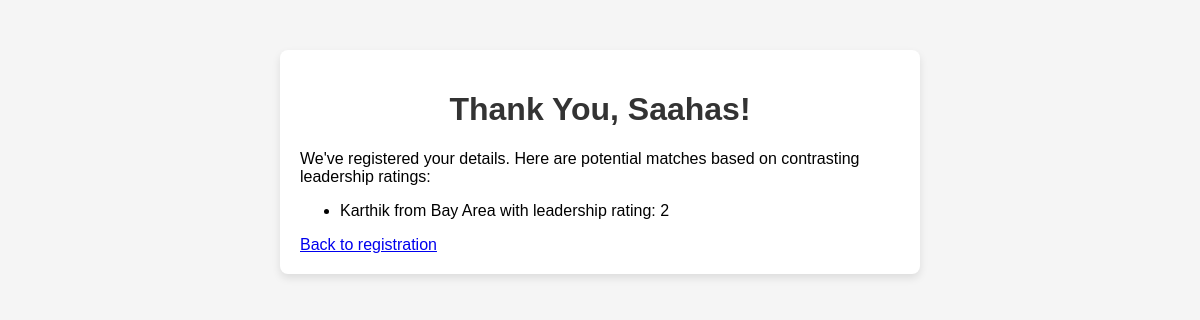
The app's page /thanks/shari, older data.
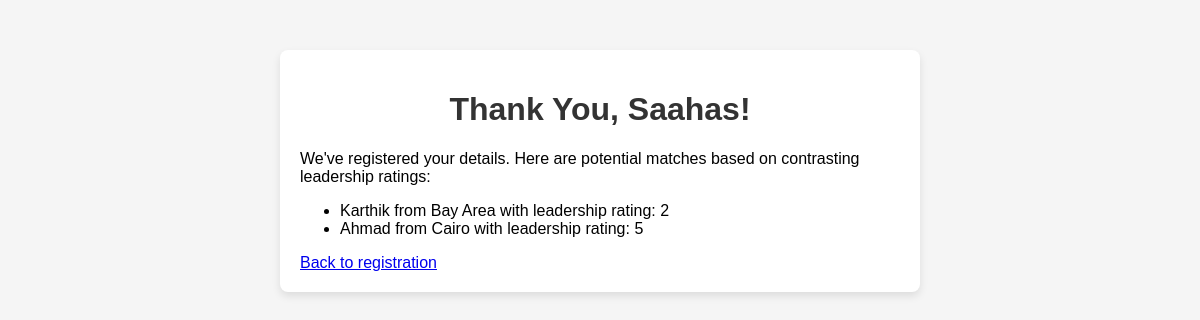
The same page, newer data.
### teamCreation.py (models this page shows)
class TeamMember(db.Model):
    id = db.Column(db.Integer, primary_key=True)
    name = db.Column(db.String(80), nullable=False)
    hometown = db.Column(db.String(120), nullable=False)
    personal_id = db.Column(db.String(120), unique=True, nullable=False)
    leadership_rating = db.Column(db.Integer, nullable=False)

### teamCreation.py (the view)
@app.route('/thanks/<personal_id>')
def thank_you(personal_id):
    current_member = TeamMember.query.filter_by(personal_id=personal_id).first()
    if not current_member:
        return "Member not found", 404
    potential_matches = TeamMember.query.filter(
        TeamMember.id != current_member.id
    ).order_by(
        db.func.abs(TeamMember.leadership_rating - current_member.leadership_rating).desc()
    ).limit(5).all()
    return render_template('thank_you.html', current_member=current_member, matches=potential_matches)

### templates/thank_you.html (shortened to what this page needs)
<!DOCTYPE html>
<html>
<head>
    <link rel="stylesheet" href="{{ url_for('static', filename='styles.css') }}">
</head>
<body>
    <div class="container">
        <h1>Thank You, {{ current_member.name }}!</h1>
        <p>We've registered your details. Here are potential matches based on contrasting leadership ratings:</p>
        <ul>
            {% for match in matches %}
                <li>{{ match.name }} from {{ match.hometown }} with leadership rating: {{ match.leadership_rating }}</li>
            {% endfor %}
        </ul>
        <a href="{{ url_for('index') }}">Back to registration</a>
    </div>
</body>
</html>

### static/styles.css (style rules this page uses)
body { font-family: Arial, sans-serif; background-color: #f5f5f5; margin: 0; padding: 0; }
.container { max-width: 600px; margin: 50px auto; padding: 20px; background-color: #fff; border-radius: 8px; box-shadow: 0 4px 8px rgba(0, 0, 0, 0.1); }
h1 { text-align: center; color: #333; }

Row changes from the older to the newer data that the page shows:
added TeamMember: name "Ahmad", hometown "Cairo", leadership_rating "5"
